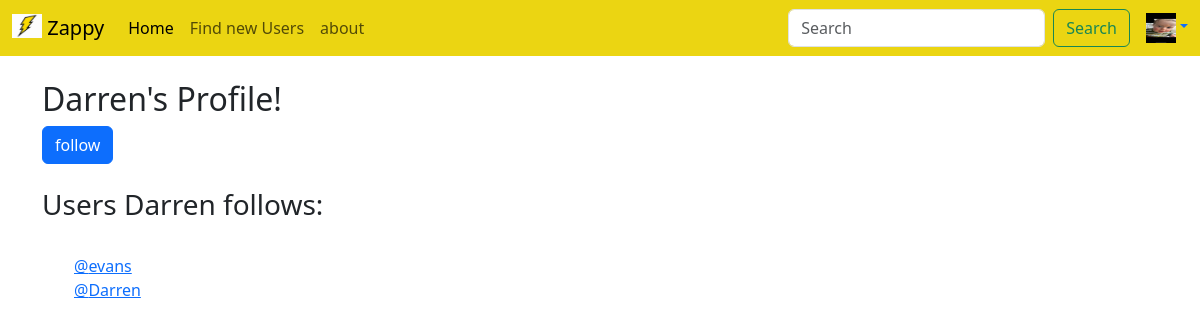
Screenshot of /profile/10 (signed in) with the database file from the repository.
### Tclone/models.py (models this page shows)
class Profile(models.Model):
    user = models.OneToOneField(User, on_delete=models.CASCADE)
    follows = models.ManyToManyField("self", related_name="followed_by", symmetrical=False, blank=True)
    profile_image= models.ImageField(null=True,blank=True,upload_to="images/")
    data_modified = models.DateTimeField(User, auto_now=True)
    def __str__(self):
        return self.user.username

### Tclone/views.py (the view)
# urls.py: path('profile/<str:pk>', views.profile, name="profile"),
def profile(request, pk):
    if request.user.is_authenticated:
        context_dict = {}
        profile = Profile.objects.get(user=pk)
        context_dict['profile'] = profile
        context_dict['profile_following'] = profile.user.profile.follows.all()
        if request.method == 'POST':
            if 'follow_user' in request.POST:
                request.user.profile.follows.add(profile)
            elif 'unfollow_user' in request.POST:
                request.user.profile.follows.remove(profile)
    return render(request, 'profile.html',context=context_dict)

### Tclone/templates/profile.html (shortened to what this page needs)
{% extends 'base.html' %}
{% block content %}
{% if user.is_authenticated %}
    <head>
        <h2>{{ profile.user }}'s Profile!</h2>
        <form method="post" action="{% url 'profile' profile.user.id %}">
            {% if profile in user.profile.follows.all %}
                <input type="hidden" name="unfollow_user" value="{{ profile_user.id }}">
                <button class="btn btn-primary" type="submit">following</button>
            {% else %}
                <button class="btn btn-primary" type="submit">follow</button>
            {% endif %}
        </form>
    </head>
    <body>
        {% if profile_following %}
        <h3>Users {{ profile.user }} follows:</h3></br>
        <ul>
            {% for followed_user in profile_following %}
                <a href="{% url 'profile' followed_user.user.id %}">@{{ followed_user }}</a></br>
            {% endfor %}
        </ul>
        {% else %}
            <p>You are not following anyone yet.</p>
        {% endif %}
    </body>
    </html>
{% else %}
    <div class="alert alert-warning" role="alert">
        You must be logged in to see this page.
        <a href="login">Login</a>
      </div>
{% endif %}
{% endblock %}

### Tclone/templates/navbar.html (shortened to what this page needs)
{% load static %}
<nav class="navbar navbar-expand-lg navbar-light" style="background-color: #ebd512;">
    <div class="container-fluid">
      <a class="navbar-brand" href="/"><img src="{% static 'images/logo.jpg' %}" alt="Logo" width="30" height="24" class="d-inline-block align-text-top">
        Zappy</a>
      <div class="collapse navbar-collapse" id="navbarSupportedContent">
        <ul class="navbar-nav me-auto mb-2 mb-lg-0">
          <li class="nav-item">
            <a class="nav-link active" aria-current="page" href="/">Home</a>
          </li>
          <li class="nav-item">
            <a class="nav-link" href="{% url 'profile_list' %}">Find new Users</a>
          </li>
          <li class="nav-item">
            <a class="nav-link" href="about">about</a>
          </li>
        </ul>
        <form class="d-flex me-3" role="search">
          <input class="form-control me-2" type="search" placeholder="Search" aria-label="Search">
          <button class="btn btn-outline-success" type="submit">Search</button>
        </form>
        {% if user.is_authenticated %}
          <a class="dropdown-toggle" role="button" data-bs-toggle="dropdown" aria-expanded="false"> <img src="{{ user.profile.profile_image.url }}" alt="" width="30" height="30"></a>
        {% else %}
          <a class="dropdown-toggle" role="button" data-bs-toggle="dropdown" aria-expanded="false"> <img src="{% static 'images/blankprofile.jpg' %}" alt="" width="30" height="30"></a>
            <ul class="dropdown-menu dropdown-menu-end">
              <li><a href="login">Login</a></li>
            </ul>
        {% endif %}
      </div>
    </div>
  </nav>

### rows the page displays
Profile: user "Darren", user.username "Darren"
Profile: user.username "evans"
